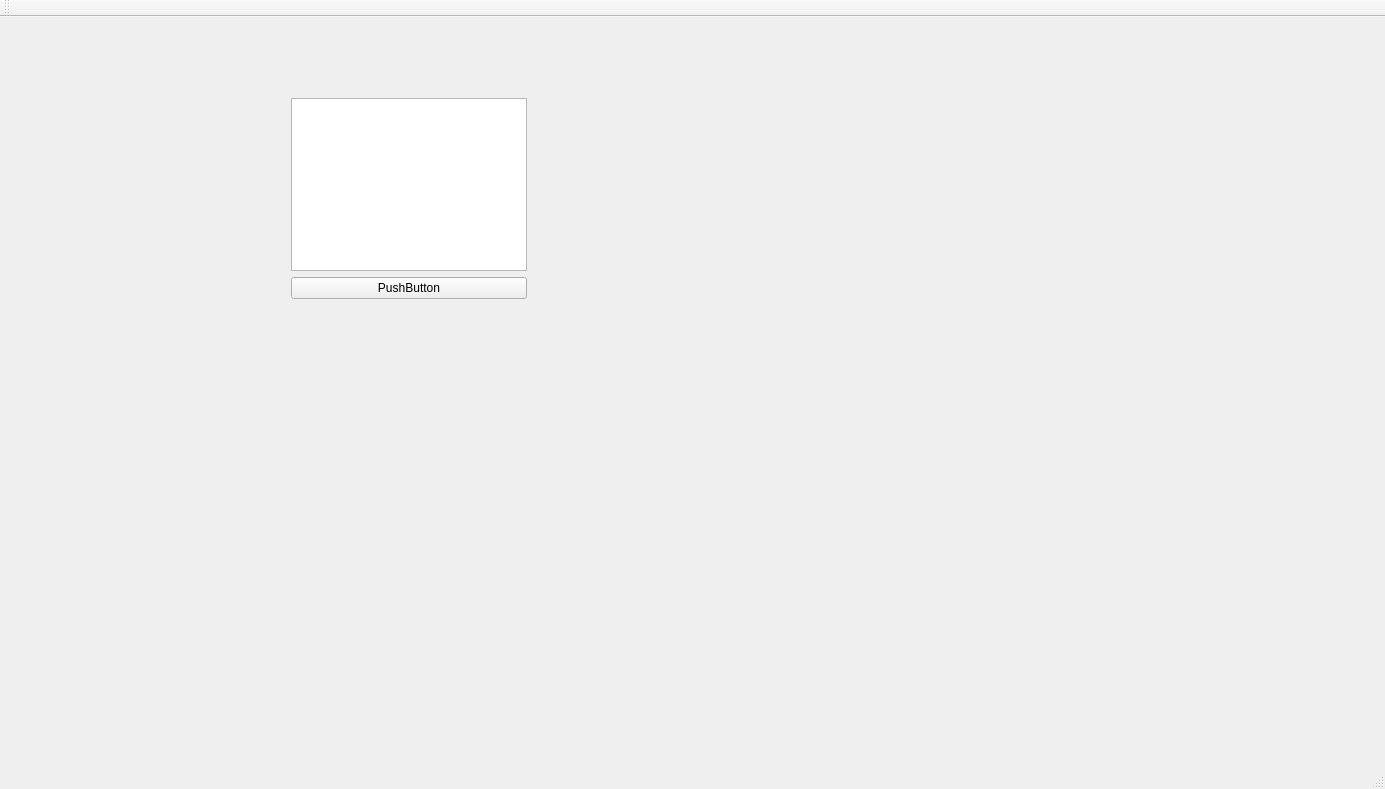
<?xml version="1.0" encoding="UTF-8"?>
<ui version="4.0">
 <class>MainWindow</class>
 <widget class="QMainWindow" name="MainWindow">
  <property name="geometry">
   <rect>
    <x>0</x>
    <y>0</y>
    <width>1385</width>
    <height>789</height>
   </rect>
  </property>
  <property name="windowTitle">
   <string>MainWindow</string>
  </property>
  <widget class="QWidget" name="centralWidget">
   <widget class="QWidget" name="">
    <property name="geometry">
     <rect>
      <x>280</x>
      <y>70</y>
      <width>258</width>
      <height>223</height>
     </rect>
    </property>
    <layout class="QVBoxLayout" name="verticalLayout">
     <item>
      <widget class="QTreeView" name="treeView"/>
     </item>
     <item>
      <widget class="QPushButton" name="pushButton">
       <property name="text">
        <string>PushButton</string>
       </property>
      </widget>
     </item>
    </layout>
   </widget>
  </widget>
  <widget class="QMenuBar" name="menuBar">
   <property name="geometry">
    <rect>
     <x>0</x>
     <y>0</y>
     <width>1385</width>
     <height>21</height>
    </rect>
   </property>
  </widget>
  <widget class="QToolBar" name="mainToolBar">
   <attribute name="toolBarArea">
    <enum>TopToolBarArea</enum>
   </attribute>
   <attribute name="toolBarBreak">
    <bool>false</bool>
   </attribute>
  </widget>
  <widget class="QStatusBar" name="statusBar"/>
 </widget>
 <layoutdefault spacing="6" margin="11"/>
 <resources/>
 <connections/>
</ui>
